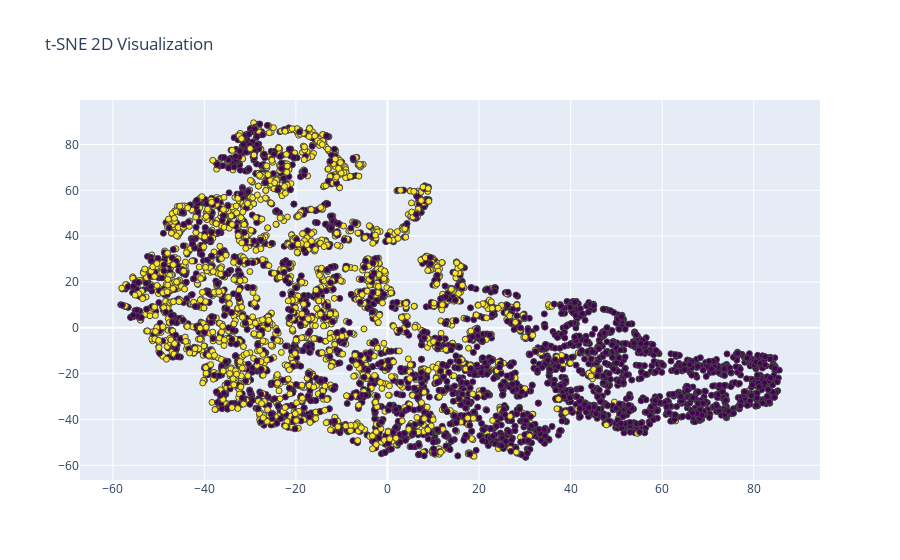

Notebook code cell kept with this figure:
### Code cell
fig = go.Figure()
fig.add_trace(go.Scatter(
                      x = tsne_2_dimensional[:,0],
                      y = tsne_2_dimensional[:,1],
                      mode = 'markers',
                      text = y,
                      marker=dict(
                            color=y,
                            colorscale='Viridis',
                            line_width=1
                            )
))
fig.update_layout(title = 't-SNE 2D Visualization')
fig.show()

### Figure 1 — Plotly figure (JSON) as saved in the notebook; plotly's stock layout.template omitted (floating-point values rounded to 4 significant figures; data arrays with more than 128 entries replaced by an {"elided": "..."} marker saying what was removed)
{"data": [{"marker": {"color": {"elided": "5000 int values"}, "colorscale": [[0, "#440154"], [0.1111, "#482878"], [0.2222, "#3e4989"], [0.3333, "#31688e"], [0.4444, "#26828e"], [0.5556, "#1f9e89"], [0.6667, "#35b779"], [0.7778, "#6ece58"], [0.8889, "#b5de2b"], [1, "#fde725"]], "line": {"width": 1}}, "mode": "markers", "text": {"elided": "5000 int values"}, "type": "scatter", "x": {"elided": "5000 float values"}, "y": {"elided": "5000 float values"}}], "layout": {"autosize": true, "title": {"text": "t-SNE 2D Visualization"}, "xaxis": {"autorange": true, "range": [-66.89, 94.2], "type": "linear"}, "yaxis": {"autorange": true, "range": [-67.16, 100.2], "type": "linear"}}}
